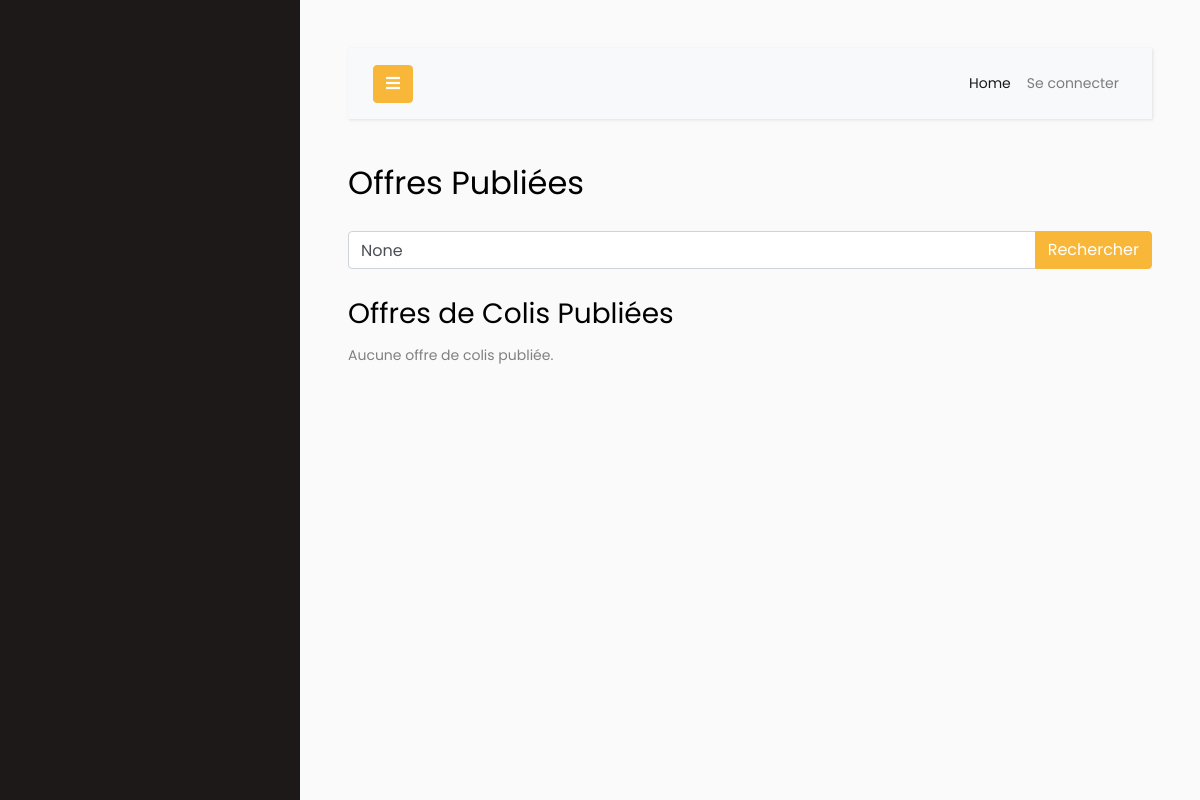
Before: / with the older database file.
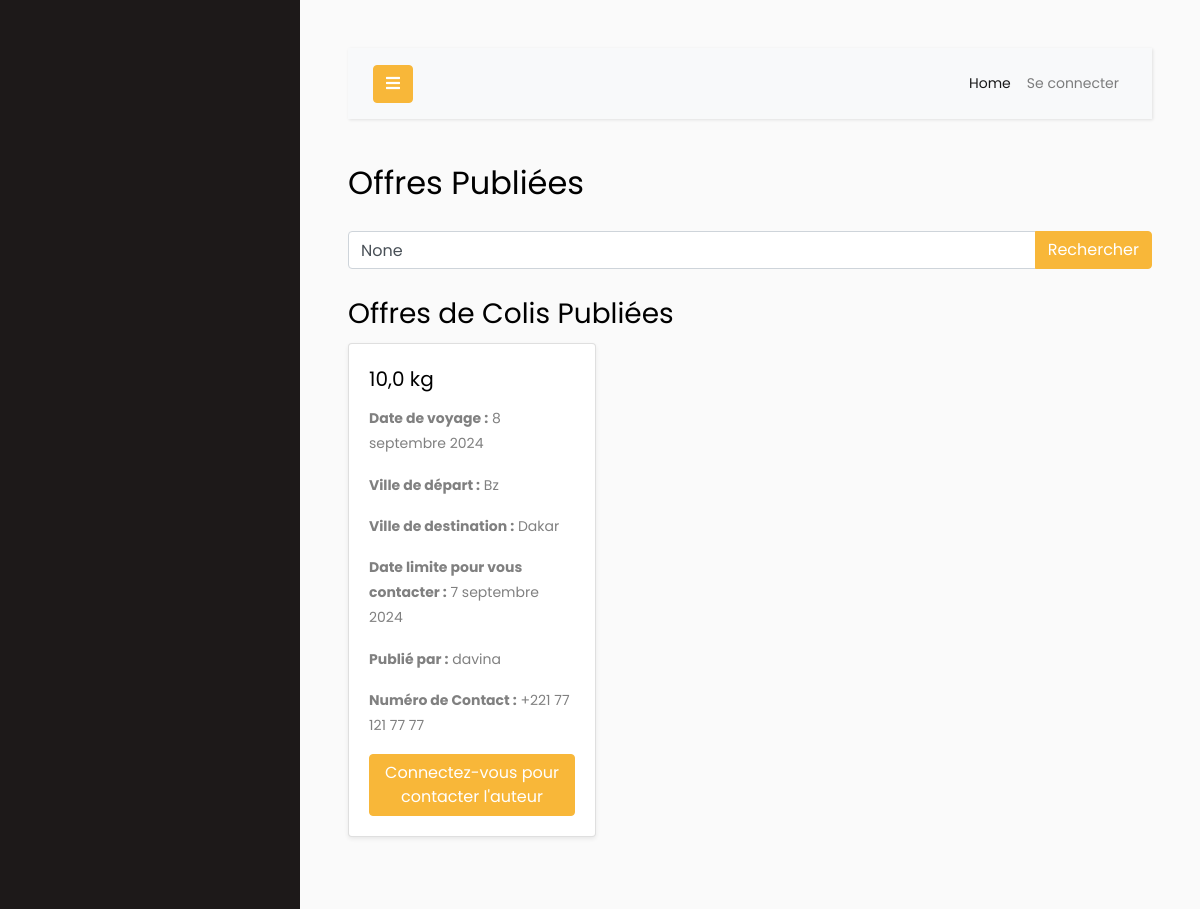
After: the same page with the newer database file.
### offres/models.py (models this page shows, shortened)
class OffreColis(models.Model):
    utilisateur = models.ForeignKey(settings.AUTH_USER_MODEL, on_delete=models.CASCADE)
    poids_disponible = models.FloatField(default='0')
    date_voyage = models.DateField(default=datetime.date.today)
    ville_depart = models.CharField(max_length=100)
    ville_destination = models.CharField(max_length=100, default='None')
    date_limite_contact = models.DateField(default=datetime.date.today)
    numero_contact = models.CharField(max_length=20, null=True)  # Champ pour le numéro de contact

class CustomUser(AbstractUser):
    numero = models.CharField(max_length=15, blank=True, null=True)
    photo = models.ImageField(upload_to='photos/', default='photos/default.png')

### offres/views.py (the view)
# urls.py: path('', voir_offres, name='home'),
def voir_offres(request):
    query = request.GET.get('q')
    offres_colis = OffreColis.objects.all().order_by('-date_voyage')
    if query:
        offres_colis = offres_colis.filter(
            Q(ville_depart__icontains=query) | Q(ville_destination__icontains=query)
        )
    return render(request, 'dashboard/see_offers.html', {
        'offres_colis': offres_colis,
        'query': query
    })

### Templates/dashboard/see_offers.html (shortened to what this page needs)
{% extends 'dashboard/base.html' %}
{% block content %}
<h2 class="mb-4">Offres Publiées</h2>
<form method="get" action="">
    <div class="input-group mb-3">
        <input type="text" class="form-control" name="q" placeholder="Rechercher par ville de départ ou de destination" value="{{ query }}">
        <div class="input-group-append">
            <button type="submit" class="btn btn-primary">Rechercher</button>
        </div>
    </div>
</form>
<h3 class="mt-4">Offres de Colis Publiées</h3>
<div class="row">
    {% for offre in offres_colis %}
    <div class="col-md-4 mb-4">
        <div class="card shadow-sm">
            <div class="card-body">
                <h5 class="card-title">{{ offre.poids_disponible }} kg</h5>
                <p class="card-text"><strong>Date de voyage :</strong> {{ offre.date_voyage }}</p>
                <p class="card-text"><strong>Ville de départ :</strong> {{ offre.ville_depart }}</p>
                <p class="card-text"><strong>Ville de destination :</strong> {{ offre.ville_destination }}</p>
                <p class="card-text"><strong>Date limite pour vous contacter :</strong> {{ offre.date_limite_contact }}</p>
                <p class="card-text"><strong>Publié par :</strong> {{ offre.utilisateur.username }}</p>
                <p class="card-text"><strong>Numéro de Contact :</strong> {{ offre.numero_contact }}</p>
                {% if user.is_authenticated %}
                <a href="{% url 'send_message' offre.id %}" class="btn btn-primary">Contactez l'auteur</a>
                {% else %}
                <a href="{% url 'connect' %}" class="btn btn-primary">Connectez-vous pour contacter l'auteur</a>
                {% endif %}
            </div>
        </div>
    </div>
    {% empty %}
    <div class="col-12">
        <p>Aucune offre de colis publiée.</p>
    </div>
    {% endfor %}
</div>
{% endblock %}

### Templates/dashboard/base.html (shortened to what this page needs)
{% load static %}
<!doctype html>
<html lang="fr">
<head>
    <link rel="stylesheet" href="https://cdnjs.cloudflare.com/ajax/libs/font-awesome/5.15.4/css/all.min.css">
    <link rel="stylesheet" href="{% static 'css/style.css' %}">
</head>
<body>
<div class="wrapper d-flex align-items-stretch">
    <nav id="sidebar">
        <div class="p-4 pt-5">
        </div>
    </nav>
    <div id="content" class="p-4 p-md-5">
        <nav class="navbar navbar-expand-lg navbar-light bg-light">
            <div class="container-fluid">
                <button type="button" id="sidebarCollapse" class="btn btn-primary">
                    <i class="fas fa-bars"></i>
                </button>
                <div class="collapse navbar-collapse" id="navbarSupportedContent">
                    <ul class="nav navbar-nav ml-auto">
                        <li class="nav-item active">
                            <a class="nav-link" href="{% url 'accueil' %}">Home</a>
                        </li>
                        {% if not user.is_authenticated %}
                        <li class="nav-item">
                            <a class="nav-link" href="{% url 'connect' %}">Se connecter</a>
                        </li>
                        {% endif %}
                    </ul>
                </div>
            </div>
        </nav>
        {% block content %}
        {% endblock %}
    </div>
</div>
</body>
</html>

Changed rows visible on the page:
added OffreColis: poids_disponible "10,0", date_voyage "8 septembre 2024", ville_depart "Bz", ville_destination "Dakar", date_limite_contact "7 septembre 2024", utilisateur.username "davina", numero_contact "+221 77 121 77 77"
Other visible differences:
text no longer shown: "Aucune offre de colis publiée."
